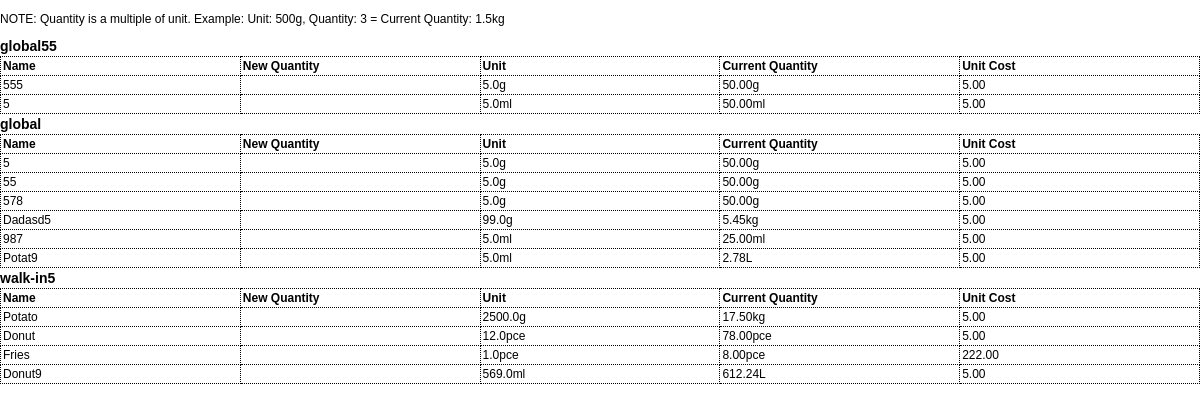
The page /inventory/print/ on the database as committed earlier.
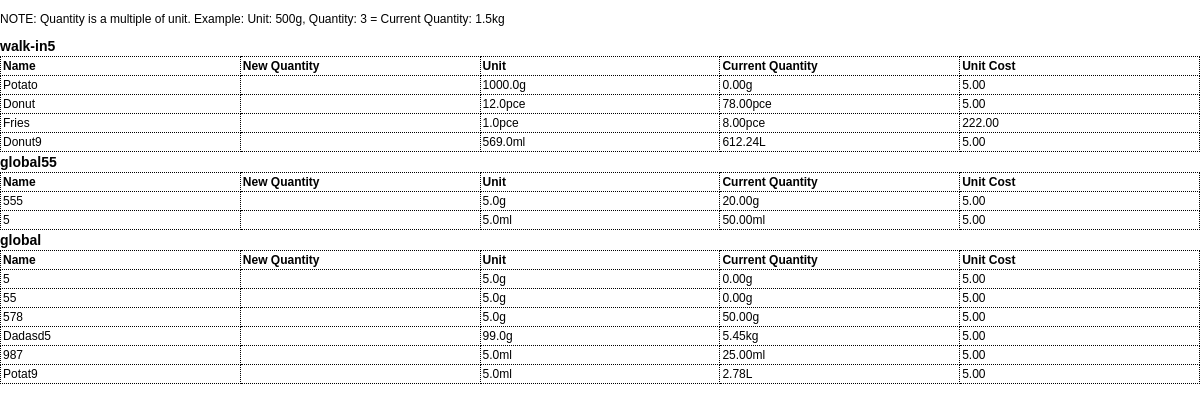
The same page on the database as committed later.
### inventory/models.py (models this page shows, shortened)
class Category(models.Model):
    name = models.CharField(max_length=100, unique=True, default="global")
    slug = models.SlugField(max_length=100, unique=True, blank=True)
    order = models.PositiveIntegerField(default=1)
    class Meta:
        ordering = ['order']

class Ingredient(models.Model):
    UNIT_TYPES = [
        ('g', 'gram'),
        ('ml', 'milliliter'),
        ('pce', 'piece'),
        ('cm', 'centimeter'),
        ('oz', 'ounce'),
        ('fl_oz', 'fluid ounce'),
        ('in', 'inch'),
    ]
    name = models.CharField(max_length=255)
    slug = models.SlugField(max_length=255, unique=True, blank=True)
    quantity = models.FloatField()  # Quantity in stock
    threshold = models.FloatField(default=0)  # Minimum threshold for inventory
    category = models.ForeignKey('Category', on_delete=models.CASCADE)
    unit_type = models.CharField(max_length=10, choices=UNIT_TYPES)
    unit_multiplier = models.FloatField()  # Multiplier for unit type
    unit_cost = models.FloatField()  # Cost per unit
    estimated_usage = models.FloatField(null=True, blank=True)  # Optional, estimated usage per day
    total_cost = models.DecimalField(max_digits=12, decimal_places=2, editable=False)
    history = HistoricalRecords()
    order = models.PositiveIntegerField(default=1)
    change_source = models.CharField(max_length=50, blank=True, null=True)
    class Meta:
        ordering = ['order']
        unique_together = ('name', 'category')
    @property
    def converted_quantity(self):
        return self._convert_unit(self.quantity)
    def _convert_unit(self, value):
        metric_conversion_factors = {
            'g': Decimal('1000'),       # 1000 grams = 1 kg
            'ml': Decimal('1000'),      # 1000 milliliters = 1 liter
            'cm': Decimal('100'),       # 100 cm = 1 m
        }
        imperial_conversion_factors = {
            'oz': Decimal('16'),        # 16 ounces = 1 pound
            'fl_oz': Decimal('128'),    # 128 fluid ounces = 1 gallon
            'in': Decimal('12'),        # 12 inches = 1 foot
        }
        if self.unit_type in metric_conversion_factors:
            conversion_factor = metric_conversion_factors[self.unit_type]
            higher_unit = {'g': 'kg', 'ml': 'L', 'cm': 'm'}.get(self.unit_type, self.unit_type)
        elif self.unit_type in imperial_conversion_factors:
            conversion_factor = imperial_conversion_factors[self.unit_type]
            higher_unit = {'oz': 'lb', 'fl_oz': 'gal', 'in': 'ft'}.get(self.unit_type, self.unit_type)
        else:
            conversion_factor = Decimal('1')
            higher_unit = self.unit_type
        base_qty = Decimal(value) * Decimal(self.unit_multiplier)
        if base_qty < conversion_factor:
            return f"{base_qty.quantize(Decimal('.01'), rounding=ROUND_HALF_UP)}{self.unit_type}"
        converted_qty = base_qty / conversion_factor
        return f"{converted_qty.quantize(Decimal('.01'), rounding=ROUND_HALF_UP)}{higher_unit}"

### inventory/views.py (the view)
# urls.py: path('print/', views.print_inventory, name='print_inventory'),
def print_inventory(request):
    categories = Category.objects.prefetch_related(
        models.Prefetch('ingredient_set', queryset=Ingredient.objects.order_by('order'))
    )
    context = {'categories': categories}
    return render(request, 'inventory/print_inventory.html', context)

### inventory/templates/inventory/print_inventory.html (shortened to what this page needs)
<!DOCTYPE html>
<html lang="en">
<head>
</head>
<body>
    <p>NOTE: Quantity is a multiple of unit. Example: Unit: 500g, Quantity: 3 = Current Quantity: 1.5kg</p>
    {% load humanize %}
    {% for category in categories %}
    <h2>{{ category.name }}</h2>
    <table>
        <thead>
            <tr>
                <th>Name</th>
                <th>New Quantity</th>
                <th>Unit</th>
                <th>Current Quantity</th>
                <th>Unit Cost</th>
            </tr>
        </thead>
        <tbody>
            {% for ingredient in category.ingredient_set.all %}
            <tr>
                <td>{{ ingredient.name|title }}</td>
                <td></td>
                <td>{{ ingredient.unit_multiplier }}{{ ingredient.unit_type }}</td>
                <td>{{ ingredient.converted_quantity }}</td>
                <td>{{ settings.get_currency_type_display }}{{ ingredient.unit_cost|floatformat:2|intcomma }}</td>
            </tr>
            {% endfor %}
        </tbody>
    </table>
    {% endfor %}
</body>
</html>

Rows that differ between the two databases and show on the page:
changed Category "walk-in5": moves up the list
changed Ingredient "Potato": unit_multiplier "2500.0" → "1000.0"; converted_quantity "17.50kg" → "0.00g"
changed Ingredient (number 5 of 12 on the later page): converted_quantity "50.00g" → "20.00g"
changed Ingredient (number 7 of 12 on the later page): converted_quantity "50.00g" → "0.00g"
changed Ingredient (number 8 of 12 on the later page): converted_quantity "50.00g" → "0.00g"
